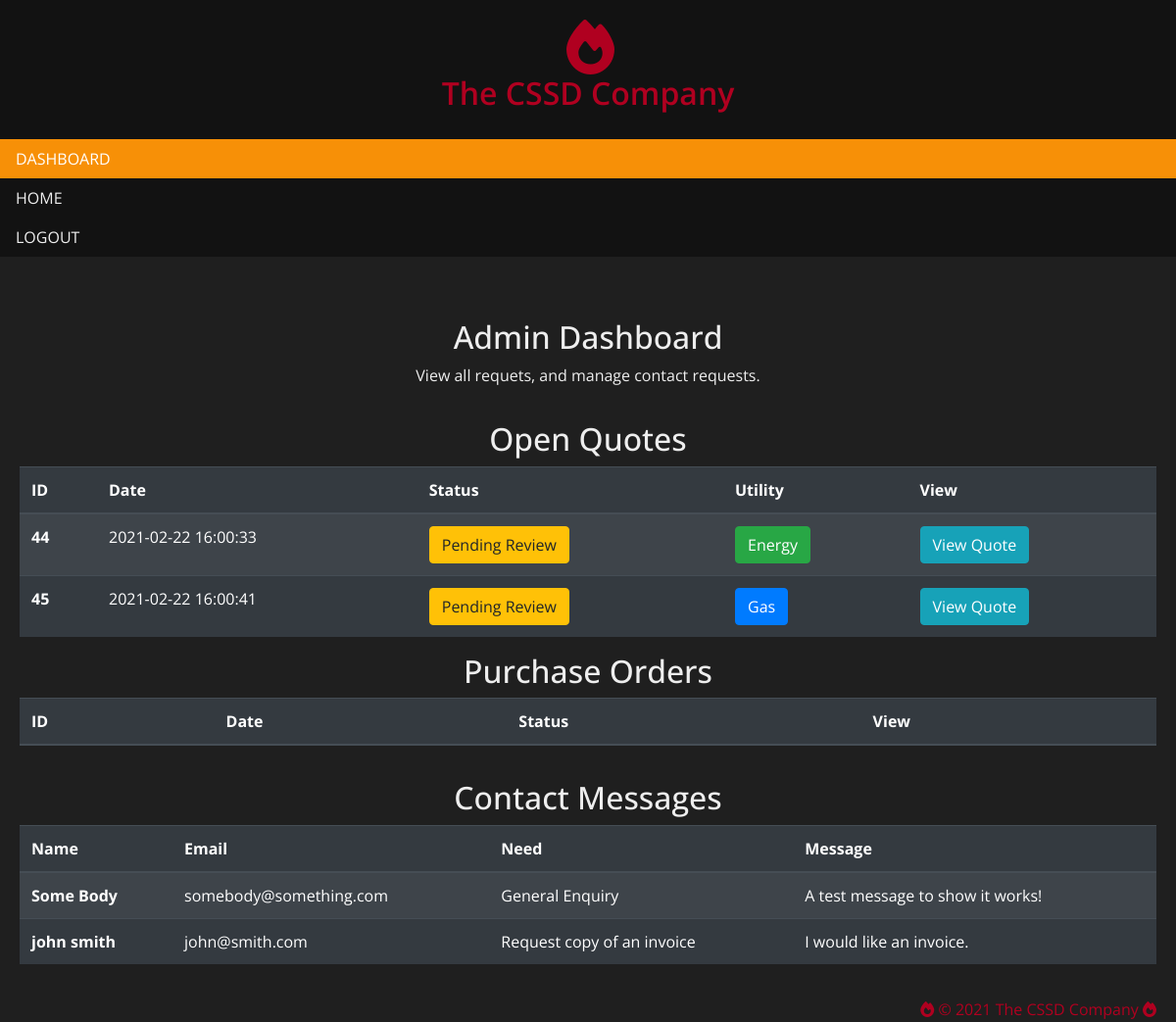
The app's page /admin (signed in), older data.
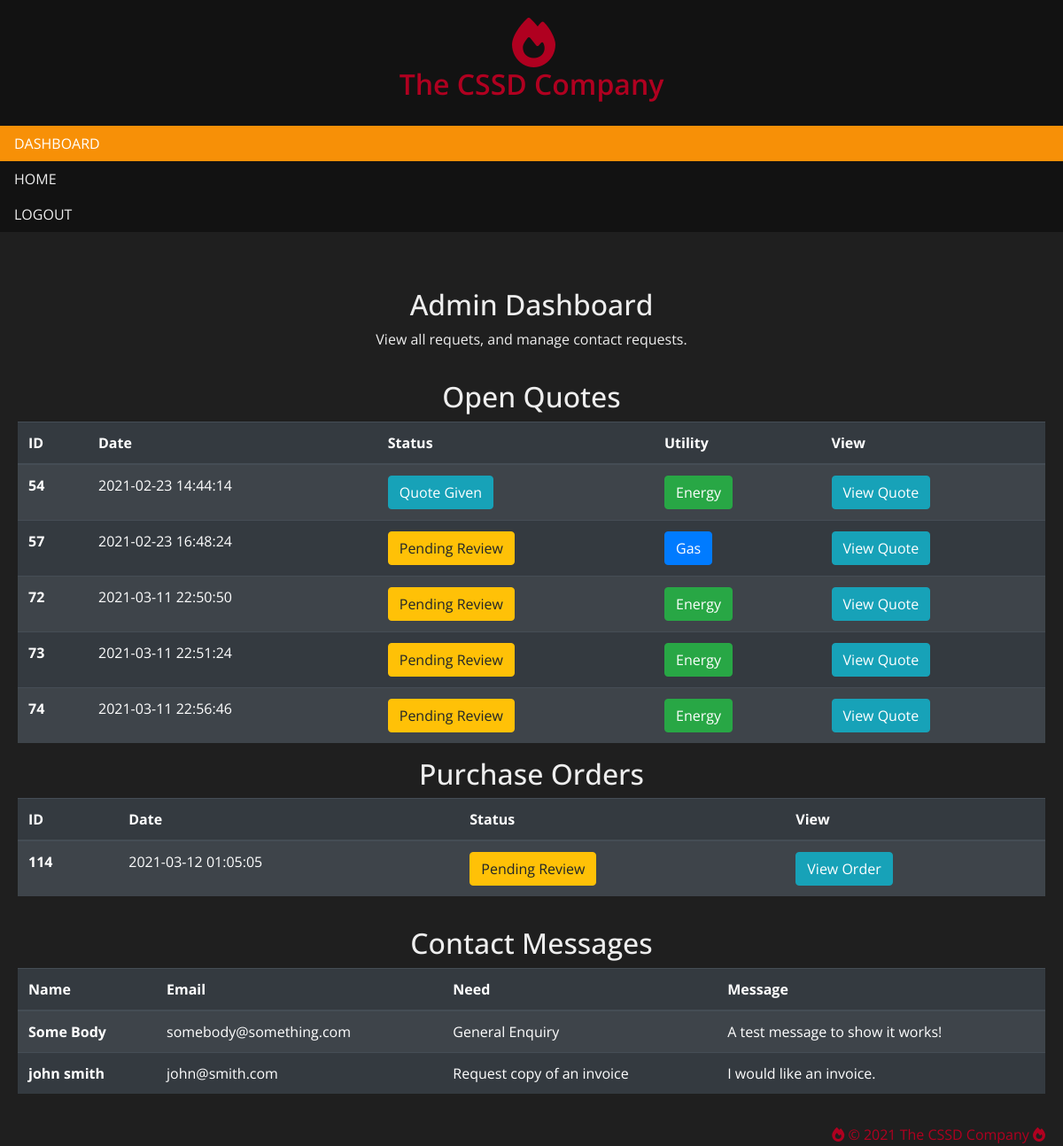
The same page, newer data.
### tables this page shows
CREATE TABLE `quotes` (
  `id` int(11) NOT NULL,
  `userID` int(11) NOT NULL,
  `rooms` int(11) NOT NULL,
  `residents` int(11) NOT NULL,
  `location` text NOT NULL,
  `notes` text NOT NULL,
  `date` datetime NOT NULL DEFAULT current_timestamp(),
  `price` double NOT NULL,
  `status` int(1) NOT NULL,
  `complete` tinyint(1) NOT NULL DEFAULT 0,
  `utilityType` text NOT NULL
);

CREATE TABLE `contact` (
  `id` int(11) NOT NULL,
  `firstname` text NOT NULL,
  `lastname` text NOT NULL,
  `email` text NOT NULL,
  `need` text NOT NULL,
  `message` text NOT NULL
);

CREATE TABLE `orders` (
  `id` int(11) NOT NULL,
  `userID` int(11) NOT NULL,
  `date` datetime NOT NULL DEFAULT current_timestamp(),
  `address` text NOT NULL,
  `status` int(11) NOT NULL,
  `total` int(11) NOT NULL,
  `location` text NOT NULL
);

### admin.php (the view, shortened to what this page needs)
<?php
    require_once "static/connect.php";
?>
<html>
    <head>
        <link rel="stylesheet" href="https://stackpath.bootstrapcdn.com/bootstrap/4.4.1/css/bootstrap.min.css">
        <link rel="stylesheet" href="css/dashboard.css">
    </head>
    <body>
    <div class="navibar">
            <ul>
                <li class="branding"><i class="fas fa-fire login-logo"></i><h2>The CSSD Company</h2></li>
                <li><a class="active"   href="#">DASHBOARD</a></li>
                <li><a class="nav-link" href="index" activeclassname="active">HOME</a></li>
                <li><a class="nav-link" href="logout">LOGOUT</a></li>
            </ul>
        </div>
        <div class="main">
            <h2>Admin Dashboard</h2>
            <p>View all requets, and manage contact requests.</p>
            <hr>
            <h2>Open Quotes</h2>
            <table class="table table-dark table-striped">
                <thead>
                    <tr>
                        <th scope="col">ID</th>
                        <th scope="col">Date</th>
                        <th scope="col">Status</th>
                        <th scope="col">Utility</th>
                        <th scope="col">View</th>
                    </tr>
                </thead>
                <tbody>
                    <?php
                        $sql = "SELECT id, date, status, utilityType FROM quotes WHERE complete=0";
                        $result = mysqli_query($db, $sql);
                        while($row = $result->fetch_assoc()) {
                    ?>
                        <tr>
                            <th scope="row"><?php echo $row['id']; ?></th>
                            <td><?php echo $row['date']; ?></td>
                            <td><?php if($row['status'] == 0) { ?>
                                    <button class="btn btn-warning">Pending Review</button>
                                <?php } else if($row['status'] == 1) { ?>
                                    <button class="btn btn-info">Quote Given</button>
                                <?php } else { ?>
                                    <button class="btn btn-success">Quote Accepted</button>
                                <?php } ?>
                                </td>
                            <td>
                            <?php if($row['utilityType'] == 'Gas') { ?>
                                    <button class="btn btn-primary"><?php echo $row['utilityType']?></button>
                                <?php }
                                else if($row['utilityType'] == 'Energy') { ?>
                                    <button class="btn btn-success"><?php echo $row['utilityType']?></button>
                                <?php } ?>
                            <form action="adminQuote" method="post" class="form-group" style="width: 100%">
                                <td><button class="btn btn-info">View Quote</button></td>
                            </form>
                        </tr>
                    <?php
                        }
                    ?>
                </tbody>
            </table>
            <h2>Purchase Orders</h2>
            <table class="table table-dark table-striped">
                <thead>
                    <tr>
                        <th scope="col">ID</th>
                        <th scope="col">Date</th>
                        <th scope="col">Status</th>
                        <th scope="col">View</th>
                    </tr>
                </thead>
                <tbody>
                    <?php
                        $sql = "SELECT id, date, status  FROM orders WHERE userID=1 ORDER BY id ASC";
                        $result = mysqli_query($db, $sql);
                        while($row = $result->fetch_assoc()) {
                    ?>
                    <tr>
                        <th scope="row"><?php echo $row['id']; ?></th>
                        <td><?php echo $row['date']; ?></td>
                        <td><?php if($row['status'] == 0) { ?>
                                    <button class="btn btn-warning">Pending Review</button>
                                <?php } else if($row['status'] == 1) { ?>
                                    <button class="btn btn-info">Order Accepted</button>
                                <?php }?>
                        </td>
                        <form action="adminOrder" method="post" class="form-group" style="width: 100%">
                                <td><button class="btn btn-info">View Order</button></td>
                        </form>
                    </tr>
                    <?php
                        }
                    ?>
                </tbody>
            </table>
            <hr>
            <h2>Contact Messages</h2>
            <table class="table table-dark table-striped">
                <thead>
                    <tr>
                        <th scope="col">Name</th>
                        <th scope="col">Email</th>
                        <th scope="col">Need</th>
                        <th scope="col">Message</th>
                    </tr>
                </thead>
                <tbody>
                    <?php
                        $sql = "SELECT * FROM contact";
                        $result = mysqli_query($db, $sql);
                        while($row = $result->fetch_assoc()) {
                    ?>
                        <tr>
                            <th scope="row"><?php echo $row['firstname'] . " " . $row['lastname']; ?></th>
                            <td><?php echo $row['email']; ?></td>
                            <td><?php echo $row['need']; ?></td>
                            <td><?php echo $row['message']; ?></td>
                        </tr>
                    <?php
                        }
                    ?>
                </tbody>
            </table>
            <section>
                <div class="content-section">
                    <footer>
                        <hr>
                        <a href="#" class="float-right" style="color:#B00020;"><i class="fas fa-fire"></i> &#169; 2021 The CSSD Company <i class="fas fa-fire"></i></a>
                    </footer>
                </div>
            </section>
        </div>
    </body>
</html>

### css/dashboard.css (style rules this page uses)
body { padding: 0; margin: 0; font-family: 'Open Sans', sans-serif; background: #1f1f1f; color: #EEE; }
hr { border-top: 2px solid #1f1f1f; }
.navibar { z-index: 5; }
.navibar .branding { padding: 20px 10px; z-index: 5; }
.navibar .branding i { font-size: 3.5em; width: 44px; display: flex; margin: auto; color: #B00020; }
.navibar .branding h2 { text-align: center; color: #B00020; font-weight: 600; }
.navibar ul { list-style-type: none; margin: 0; padding: 0; width: 25%; background-color: #121212; position: fixed; height: 100%; overflow: auto; }
.navibar li a { display: block; color: #EEE; padding: 8px 16px; text-decoration: none; transition: 0.5s; }
.navibar li a.active { background-color: #f79007; color: white; transition: 0.5s; }
.main { margin-left: 25%; padding: 25px 20px; text-align: center; }
@media screen and (max-device-width: 1024px) { .navibar ul { top: 0; width: 100%; height: auto; } }
@media screen and (max-device-width: 1024px) { .main { margin: 0; margin-top: 300px; } }

Row changes from the older to the newer data that the page shows:
removed quotes: id "44", date "2021-02-22 16:00:33", status "Pending Review", utilityType "Energy"
removed quotes: id "45", date "2021-02-22 16:00:41", status "Pending Review", utilityType "Gas"
added quotes: id "54", date "2021-02-23 14:44:14", status "Quote Given", utilityType "Energy"
added quotes: id "57", date "2021-02-23 16:48:24", status "Pending Review", utilityType "Gas"
added quotes: id "72", date "2021-03-11 22:50:50", status "Pending Review", utilityType "Energy"
added quotes: id "73", date "2021-03-11 22:51:24", status "Pending Review", utilityType "Energy"
added quotes: id "74", date "2021-03-11 22:56:46", status "Pending Review", utilityType "Energy"
added orders: id "114", date "2021-03-12 01:05:05", status "Pending Review"
